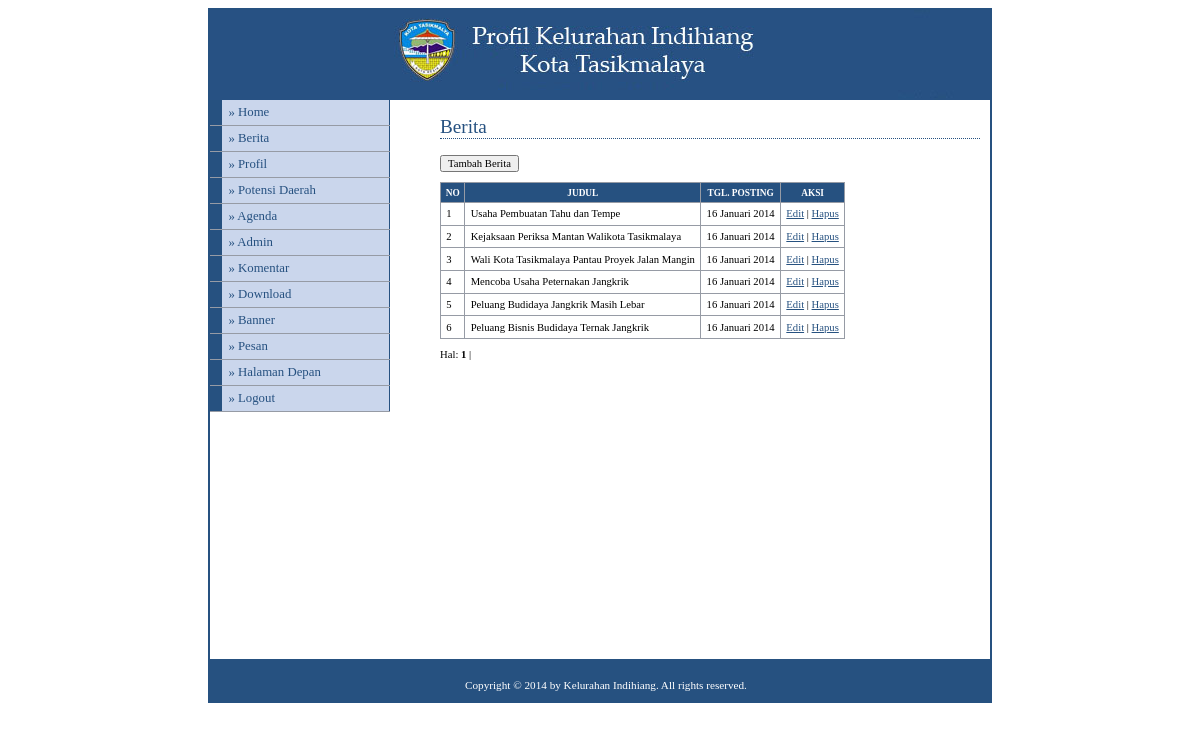
Page /login/media.php?module=berita (signed in) on the committed database.
### tables this page shows
CREATE TABLE IF NOT EXISTS `modul` (
  `id_modul` int(5) NOT NULL AUTO_INCREMENT,
  `nama_modul` varchar(50) NOT NULL,
  `link` varchar(100) NOT NULL,
  `static_content` text NOT NULL,
  `gambar` varchar(100) NOT NULL,
  `publish` enum('Y','N') NOT NULL,
  `status` enum('user','admin') NOT NULL,
  `aktif` enum('Y','N') NOT NULL,
  `urutan` int(5) NOT NULL,
  `link_seo` varchar(50) NOT NULL,
  PRIMARY KEY (`id_modul`)
);

CREATE TABLE IF NOT EXISTS `berita` (
  `id` int(5) NOT NULL AUTO_INCREMENT,
  `username` varchar(30) NOT NULL,
  `judul` varchar(100) NOT NULL,
  `judul_seo` varchar(100) NOT NULL,
  `isi_berita` longtext NOT NULL,
  `hari` varchar(20) NOT NULL,
  `tanggal` date NOT NULL,
  `jam` time NOT NULL,
  `gambar` varchar(100) NOT NULL,
  `dibaca` int(5) NOT NULL DEFAULT '1',
  PRIMARY KEY (`id`)
);

### config/fungsi_indotgl.php (called while the page is built, shortened)
<?php
	function tgl_indo($tgl){
			$tanggal = substr($tgl,8,2);
			$bulan = getBulan(substr($tgl,5,2));
			$tahun = substr($tgl,0,4);
			return $tanggal.' '.$bulan.' '.$tahun;
	}
	function getBulan($bln){
				switch ($bln){
					case 1:
						return "Januari";
						break;
				}
			}
?>

### login/modul/mod_berita/berita.php (the view, shortened to what this page needs)
<?php
$aksi="modul/mod_berita/aksi_berita.php";
switch($_GET[act]){
  default:
    echo "<h2>Berita</h2>
          <input type=button value='Tambah Berita' onclick=\"window.location.href='?module=berita&act=tambahberita';\">
          <table>
          <tr><th>no</th><th>judul</th><th>tgl. posting</th><th>aksi</th></tr>";
    $p      = new Paging;
    $batas  = 10;
    $posisi = $p->cariPosisi($batas);
    if ($_SESSION[leveluser]=='admin'){
      $tampil = mysql_query("SELECT * FROM berita ORDER BY id DESC LIMIT $posisi,$batas");
    }
    else{
      $tampil=mysql_query("SELECT * FROM berita
                           WHERE username='$_SESSION[namauser]'
                           ORDER BY id DESC LIMIT $posisi,$batas");
    }
    $no = $posisi+1;
    while($r=mysql_fetch_array($tampil)){
      $tgl_posting=tgl_indo($r[tanggal]);
      echo "<tr><td>$no</td>
                <td>$r[judul]</td>
                <td>$tgl_posting</td>
		            <td><a href=?module=berita&act=editberita&id=$r[id]>Edit</a> |
		                <a href=$aksi?module=berita&act=hapus&id=$r[id]>Hapus</a></td>
		        </tr>";
      $no++;
    }
    echo "</table>";
    if ($_SESSION[leveluser]=='admin'){
      $jmldata = mysql_num_rows(mysql_query("SELECT * FROM berita"));
    }
    else{
      $jmldata = mysql_num_rows(mysql_query("SELECT * FROM berita WHERE username='$_SESSION[namauser]'"));
    }
    $jmlhalaman  = $p->jumlahHalaman($jmldata, $batas);
    $linkHalaman = $p->navHalaman($_GET[halaman], $jmlhalaman);
    echo "<div id=paging>Hal: $linkHalaman</div><br>";
	echo "<p>&nbsp;</p><p>&nbsp;</p><p>&nbsp;</p><p>&nbsp;</p><p>&nbsp;</p><p>&nbsp;</p><p>&nbsp;</p><p>&nbsp;</p>";
    break;
}
?>

### login/menu.php (shortened to what this page needs)
<?php
if ($_SESSION[leveluser]=='admin'){
  $sql=mysql_query("select * from modul where aktif='Y' order by urutan");
}
else{
  $sql=mysql_query("select * from modul where status='user' and aktif='Y' order by urutan");
}
while ($m=mysql_fetch_array($sql)){
  echo "<li><a href='$m[link]'>&#187; $m[nama_modul]</a></li>";
}
?>

### login/style.css (style rules this page uses)
body { font-family: Tahoma; text-align: center; }
#content p { font-size: 75%; line-height: 1.8em; padding-left: 2em; }
#menu li { width: 180px; border-bottom: 1px solid #969BA5; margin: 0; padding: 0; font-size: 80%; vertical-align: bottom; }
#menu a:link, #menu a:visited { display: block; padding: 5px 5px 5px 0.5em; border-left: 12px solid #265180; border-right: 1px solid #265180; background-color: #CAD6EC; color: #265180; text-decoration: none; }
a:link,a:visited { color:#265180; }
h2 { font: normal 120% Georgia; color: #265180; background-color: transparent; border-bottom: 1px dotted #265180; }
table { font-family: Tahoma; font-size: 8pt; border-width: 1px; border-style: solid; border-color: #999999; border-collapse: collapse; margin: 10px 0px; }
th { color: #FFFFFF; font-size: 7pt; text-transform: uppercase; text-align: center; padding: 0.5em; border-width: 1px; border-style: solid; border-color: #969BA5; border-collapse: collapse; background-color: #265180; }
td { padding: 0.5em; vertical-align: top; border-width: 1px; border-style: solid; border-color: #969BA5; border-collapse: collapse; }
input,textarea,select { font-family: Tahoma; font-size: 8pt; }
#paging { font-family: Tahoma; font-size: 8pt; }

### rows in the picture
modul: nama_modul "Berita"
modul: nama_modul "Profil"
modul: nama_modul "Potensi Daerah"
modul: nama_modul "Agenda"
modul: nama_modul "Admin"
modul: nama_modul "Komentar"
modul: nama_modul "Download"
modul: nama_modul "Banner"
modul: nama_modul "Pesan"
modul: nama_modul "Halaman Depan"
berita: judul "Usaha Pembuatan Tahu dan Tempe", tanggal "16 Januari 2014"
berita: judul "Kejaksaan Periksa Mantan Walikota Tasikmalaya", tanggal "16 Januari 2014"
berita: judul "Wali Kota Tasikmalaya Pantau Proyek Jalan Mangin", tanggal "16 Januari 2014"
berita: judul "Mencoba Usaha Peternakan Jangkrik", tanggal "16 Januari 2014"
berita: judul "Peluang Budidaya Jangkrik Masih Lebar", tanggal "16 Januari 2014"
berita: judul "Peluang Bisnis Budidaya Ternak Jangkrik", tanggal "16 Januari 2014"
